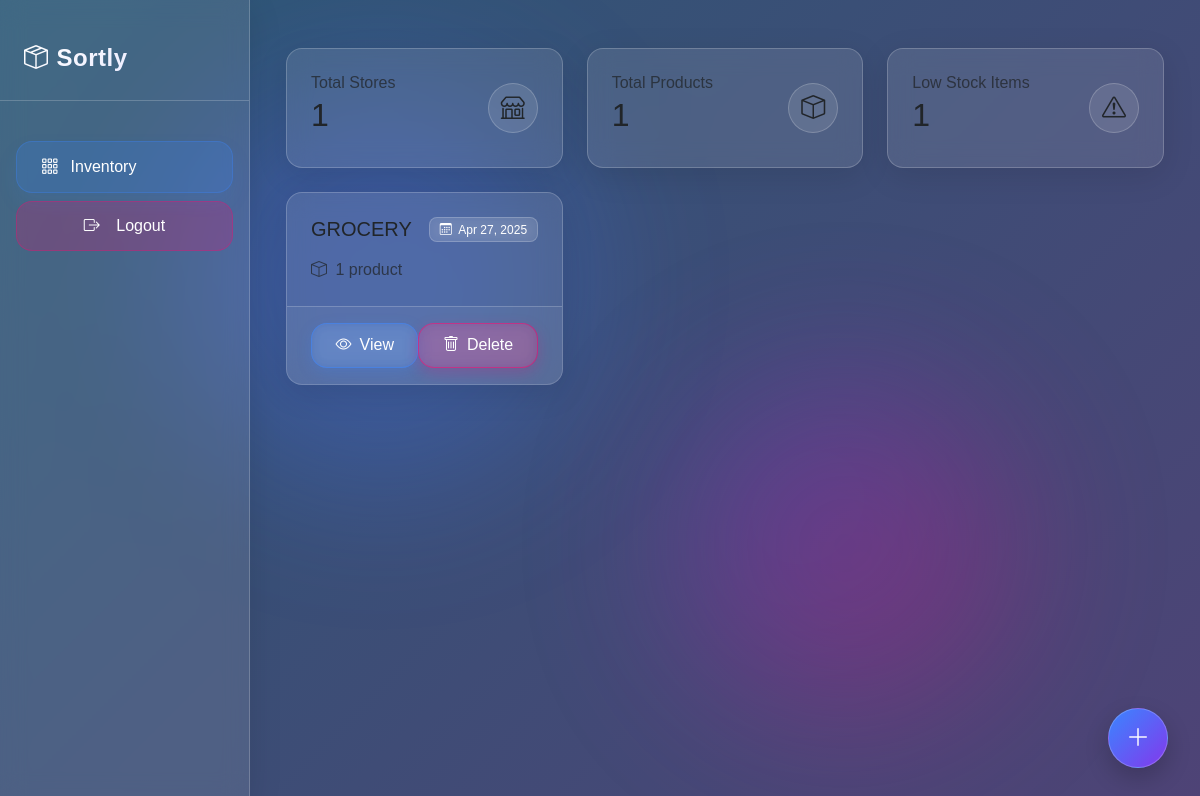
Screenshot of /inventory/ (signed in) with the database file from the repository.
### inventory/models.py (models this page shows, shortened)
class Store(models.Model):
    name = models.CharField(max_length=100)
    user = models.ForeignKey(User, on_delete=models.CASCADE, related_name='stores')
    created_at = models.DateTimeField(auto_now_add=True)

### inventory/views.py (the view)
# urls.py: path('', views.home, name='home'),
@login_required
def home(request):
    stores = Store.objects.filter(user=request.user)
    store_form = StoreForm()
    total_products = Product.objects.filter(store__user=request.user).count()
    low_stock_count = Product.objects.filter(
        store__user=request.user,
        quantity__lt=F('low_stock_quantity')
    ).count()
    thirty_days_ago = timezone.now() - timedelta(days=30)
    sales = Transaction.objects.filter(
        product__store__user=request.user,
        transaction_type='SALE',
        timestamp__gte=thirty_days_ago
    ).aggregate(
        total_count=Sum('quantity'),
        total_amount=Sum('total_amount')
    )
    purchases = Transaction.objects.filter(
        product__store__user=request.user,
        transaction_type='PURCHASE',
        timestamp__gte=thirty_days_ago
    ).aggregate(
        total_count=Sum('quantity'),
        total_amount=Sum('total_amount')
    )
    context = {
        'stores': stores,
        'store_form': store_form,
        'total_products': total_products,
        'low_stock_count': low_stock_count,
        'sales': sales,
        'purchases': purchases,
    }
    return render(request, 'inventory/home.html', context)

### templates/inventory/home.html (shortened to what this page needs)
{% extends 'base.html' %}
{% block content %}
<div class="container py-4">
    <div class="row mb-4">
        <div class="col-md-4">
            <div class="card h-100 fade-in-delay-1">
                <div class="card-body">
                    <div class="d-flex justify-content-between align-items-center">
                        <div>
                            <h6 class="text-muted mb-1">Total Stores</h6>
                            <h2>{{ stores.count }}</h2>
                        </div>
                        <div class="icon-bg rounded-circle d-flex align-items-center justify-content-center" style="width: 50px; height: 50px;">
                            <i class="bi bi-shop" style="font-size: 1.5rem;"></i>
                        </div>
                    </div>
                </div>
            </div>
        </div>
        <div class="col-md-4">
            <div class="card h-100 fade-in-delay-2">
                <div class="card-body">
                    <div class="d-flex justify-content-between align-items-center">
                        <div>
                            <h6 class="text-muted mb-1">Total Products</h6>
                            <h2>{{ total_products }}</h2>
                        </div>
                        <div class="icon-bg rounded-circle d-flex align-items-center justify-content-center" style="width: 50px; height: 50px;">
                            <i class="bi bi-box" style="font-size: 1.5rem;"></i>
                        </div>
                    </div>
                </div>
            </div>
        </div>
        <div class="col-md-4">
            <div class="card h-100 fade-in-delay-3">
                <div class="card-body">
                    <div class="d-flex justify-content-between align-items-center">
                        <div>
                            <h6 class="text-muted mb-1">Low Stock Items</h6>
                            <h2>{{ low_stock_count }}</h2>
                        </div>
                        <div class="icon-bg rounded-circle d-flex align-items-center justify-content-center" style="width: 50px; height: 50px;">
                            <i class="bi bi-exclamation-triangle" style="font-size: 1.5rem;"></i>
                        </div>
                    </div>
                </div>
            </div>
        </div>
    </div>
    <div class="row row-cols-1 row-cols-md-3 g-4">
        {% for store in stores %}
        <div class="col">
            <div class="card h-100">
                <div class="card-body">
                    <div class="d-flex justify-content-between align-items-center mb-3">
                        <h5 class="card-title mb-0">{{ store.name }}</h5>
                        <span class="badge">
                            <i class="bi bi-calendar3 me-1"></i>
                            {{ store.created_at|date:"M d, Y" }}
                        </span>
                    </div>
                    <p class="card-text text-muted">
                        <i class="bi bi-box me-1"></i>
                        {% with product_count=store.products.count %}
                            {{ product_count }} product{{ product_count|pluralize }}
                        {% endwith %}
                    </p>
                </div>
                <div class="card-footer d-flex justify-content-between">
                    <a href="{% url 'inventory:store_detail' store.id %}" class="btn btn-primary">
                        <i class="bi bi-eye"></i> View
                    </a>
                    <button type="button" class="btn btn-danger" data-bs-toggle="modal" data-bs-target="#deleteStoreModal{{ store.id }}">
                        <i class="bi bi-trash"></i> Delete
                    </button>
                </div>
            </div>
        </div>
        {% endfor %}
    </div>
    <button type="button" class="create-store-btn" data-bs-toggle="modal" data-bs-target="#addStoreModal" title="Create Store">
        <i class="bi bi-plus-lg"></i>
    </button>
</div>
{% endblock %}

### templates/base.html (style rules this page uses)
:root { --primary-color: #3a86ff; --secondary-color: #8338ec; --glass-bg: rgba(255, 255, 255, 0.1); --glass-border: rgba(255, 255, 255, 0.2); --glass-shadow: rgba(0, 0, 0, 0.1); --text-color: #ffffff; --text-muted: rgba(255, 255, 255, 0.7); --danger-color: #ff006e; --success-color: #00f5d4; --sidebar-width: 250px; --border-radius: 16px; --transition-speed: 0.3s; }
:root { --primary: #3a86ff; --secondary: #8338ec; --text: #ffffff; --light-text: rgba(255, 255, 255, 0.7); --glass-bg: rgba(255, 255, 255, 0.1); --glass-border: rgba(255, 255, 255, 0.2); --glass-shadow: rgba(0, 0, 0, 0.1); }
body { font-family: 'Inter', sans-serif; color: var(--text-color); min-height: 100vh; display: flex; background: linear-gradient(135deg, #2b5876, #4e4376); overflow-x: hidden; }
body { font-family: 'Poppins', sans-serif; color: var(--text); min-height: 100vh; overflow-x: hidden; background: linear-gradient(135deg, #2b5876, #4e4376); }
.card { border: 1px solid var(--glass-border); border-radius: var(--border-radius); box-shadow: 0 8px 32px var(--glass-shadow); transition: all var(--transition-speed) ease; background: var(--glass-bg); backdrop-filter: blur(12px); -webkit-backdrop-filter: blur(12px); overflow: hidden; }
.card-body { padding: 1.5rem; }
.card-footer { background: rgba(255, 255, 255, 0.05); border-top: 1px solid var(--glass-border); padding: 1rem 1.5rem; }
.btn { border-radius: var(--border-radius); font-weight: 500; transition: all var(--transition-speed) ease; position: relative; overflow: hidden; padding: 0.6rem 1.5rem; display: inline-flex; align-items: center; justify-content: center; gap: 0.5rem; }
.btn::after { content: ''; position: absolute; width: 100%; height: 100%; top: 0; left: -100%; background: linear-gradient(90deg, transparent, rgba(255, 255, 255, 0.2), transparent); transition: all 0.5s ease; }
.btn-primary { background: rgba(58, 134, 255, 0.2); color: white; border: 1px solid rgba(58, 134, 255, 0.5); box-shadow: 0 5px 15px rgba(58, 134, 255, 0.2); backdrop-filter: blur(8px); }
.btn-danger { background: rgba(255, 6, 110, 0.2); color: white; border: 1px solid rgba(255, 6, 110, 0.5); box-shadow: 0 5px 15px rgba(255, 6, 110, 0.2); backdrop-filter: blur(8px); }
.create-store-btn { position: fixed; bottom: 2rem; right: 2rem; width: 60px; height: 60px; border-radius: 50%; background: linear-gradient(135deg, var(--primary-color), var(--secondary-color)); color: white; display: flex; align-items: center; justify-content: center; font-size: 1.5rem; box-shadow: 0 10px 25px rgba(0, 0, 0, 0.2); transition: all 0.3s cubic-bezier(0.34, 1.56, 0.64, 1); z-index: 1000; border: 1px solid var(--glass-border); }
.icon-bg { background: rgba(255, 255, 255, 0.1) !important; border: 1px solid var(--glass-border); transition: all var(--transition-speed) ease; }
.badge { padding: 0.45em 0.8em; font-weight: 500; border-radius: 8px; background: rgba(255, 255, 255, 0.1); border: 1px solid var(--glass-border); backdrop-filter: blur(8px); }
.fade-in-delay-1 { animation: fadeIn 0.4s ease-out 0.1s forwards; opacity: 0; }
.fade-in-delay-2 { animation: fadeIn 0.4s ease-out 0.2s forwards; opacity: 0; }
.fade-in-delay-3 { animation: fadeIn 0.4s ease-out 0.3s forwards; opacity: 0; }
body { color: #ffffff; }

### rows the page displays
Store: name "GROCERY", created_at "Apr 27, 2025", products.count "1"

### other values shown
{{ stores.count }} "1"
{{ total_products }} "1"
{{ low_stock_count }} "1"
